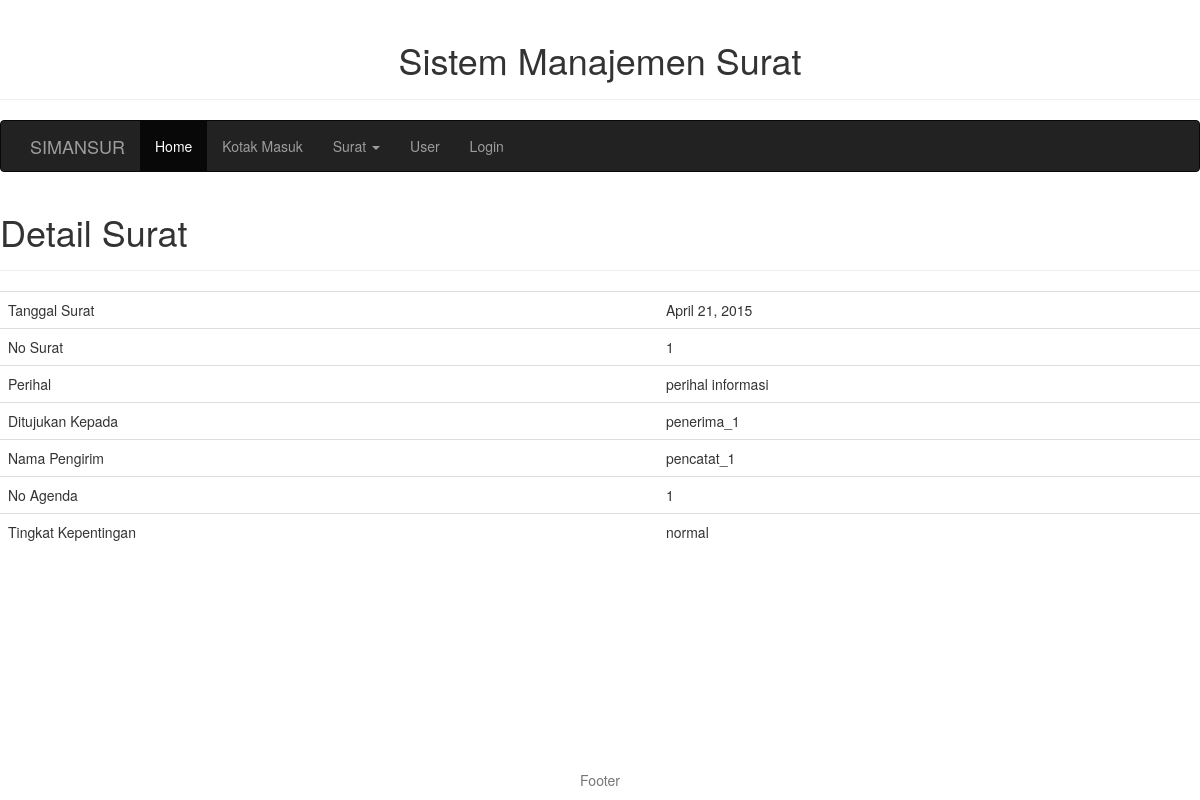
Page /surat/1/ on the committed database.
### MainApp/models.py (models this page shows, shortened)
class Surat(models.Model):
    no_surat = models.IntegerField(unique=True)
    no_agenda = models.IntegerField(null=True)
    perihal_surat = models.TextField(null=True,)
    tanggal_surat_masuk = models.DateField(null=True, auto_now_add=False)
    keterangan_disposisi = models.TextField(null=True)
    tingkat_kepentingan = models.CharField(null=True, max_length=15)
    dari = models.TextField(null=True)
    timestamp_surat = models.DateTimeField(null=True,auto_now_add=True)
    id_penerima = models.ForeignKey(User, null=True, related_name='id_penerima')
    id_pencatat = models.ForeignKey(User, null=True, related_name='id_pencatat')
    file_surat = models.FileField(upload_to=settings.UPLOAD_PATH, null=True, blank=True)

### MainApp/views.py (the view)
# urls.py: url(r'^surat/(?P<no_surat>[\w]+)/$', views.surat_detail, name='surat_detail'), # look for any sequence of alphanumeric characters (e.g. a-z, A-Z, or 0-9)
def surat_detail(request, no_surat):
    surat = Surat.objects.get(no_surat=no_surat)
    context_dict = {'surat': surat}
    return render(request, 'MainApp/surat_detail.html', context_dict)

### templates/MainApp/surat_detail.html (shortened to what this page needs)
{% extends "base.html" %}
{% block body-id %}{{ slug|slugify }}{% endblock %}
{% block content%}
        <div class="page-header">
            <h1>Detail Surat</h1>
        </div>
        <div class="row">
            <div class="col-md-12">
                {% if surat %}
              <table class="table">
                <tbody>
                <tr>
                    <td>Tanggal Surat</td>
                    <td>{{ surat.tanggal_surat_masuk }}</td>
                </tr>
                <tr>
                    <td>No Surat</td>
                    <td>{{ surat.no_surat }}</td>
                </tr>
                <tr>
                    <td>Perihal</td>
                    <td>{{ surat.perihal_surat }}</td>
                </tr>
                <tr>
                    <td>Ditujukan Kepada</td>
                    <td>{{ surat.id_penerima.username }}</td>
                </tr>
                <tr>
                    <td>Nama Pengirim</td>
                    <td>{{ surat.id_pencatat.username }}</td>
                </tr>
                <tr>
                    <td>No Agenda</td>
                    <td>{{ surat.no_agenda }}</td>
                </tr>
                <tr>
                    <td>Tingkat Kepentingan</td>
                    <td>{{ surat.tingkat_kepentingan }}</td>
                </tr>
                </tbody>
              </table>
                {% else %}
                    <p>Surat yang diminta tidak ditemukan</p>
                {% endif %}
            </div>
        </div>
        <br /> <br />
{% endblock %}

### rows in the picture
Surat: tanggal_surat_masuk "April 21, 2015", no_surat "1", perihal_surat "perihal informasi", id_penerima.username "penerima_1", id_pencatat.username "pencatat_1", no_agenda "1", tingkat_kepentingan "normal"
